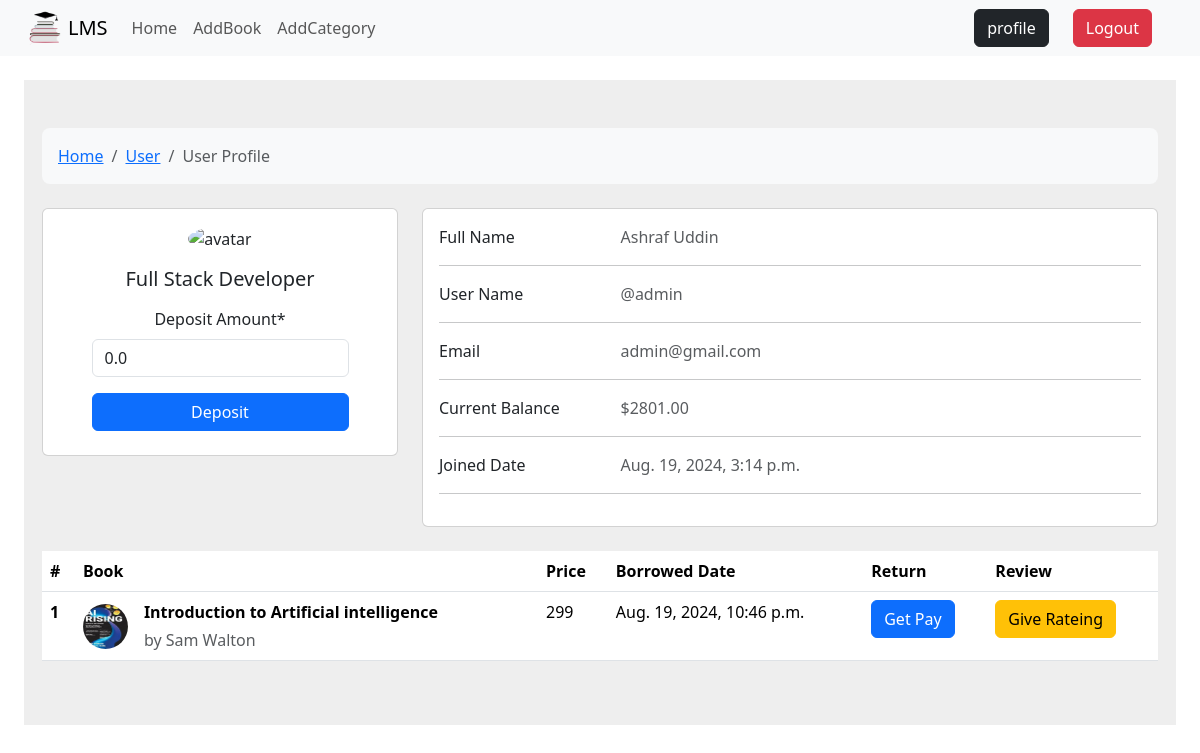
Before: /auth/profile/ (signed in) with the older database file.
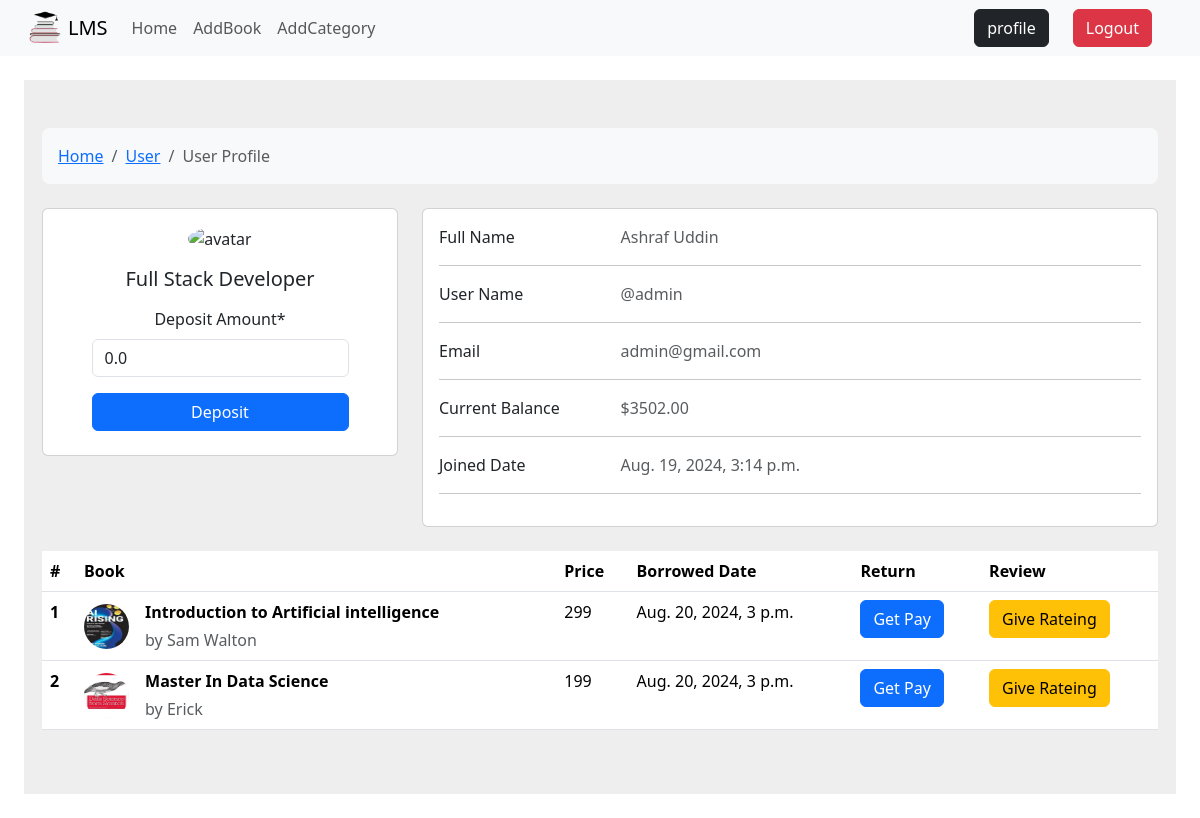
After: the same page with the newer database file.
### User/models.py (models this page shows, shortened)
class Profile(models.Model):
	user = models.OneToOneField(User, related_name='profile', on_delete=models.CASCADE)
	balance = models.DecimalField(max_digits=10, decimal_places=2, default=0.0)

### Books/models.py (models this page shows, shortened)
class BorrowedBooks(models.Model):
	user = models.ForeignKey(User, on_delete=models.CASCADE)
	book = models.ForeignKey(Books, on_delete=models.CASCADE)
	borrowed_on = models.DateTimeField(default=datetime.now)

class Books(models.Model):
	title = models.CharField(max_length=200)
	author = models.CharField(max_length=100)
	category = models.ManyToManyField(Categories)
	price = models.IntegerField()
	image = models.ImageField(upload_to='Books/media/')
	description = models.TextField()

### User/views.py (the view, shortened to what this page needs)
# urls.py: path('profile/', ProfileView, name='profile')
def ProfileView(request):
	profile = request.user.profile
	if request.method=="POST" and 'deposit_balance' in request.POST:
		deposit_form = DepositBalanceForm(request.POST)
		if deposit_form.is_valid():
				amount = deposit_form.cleaned_data['balance']
				print("amount", amount)
				profile.balance+=amount
				print("profile.balance", profile.balance)
				profile.save()
				subject = 'Transactions Message',
				message = f'Dear {request.user.username}, You account has {amount} Debited'
				email_from = settings.EMAIL_HOST_USER
				recipient_list = [request.user.email, ]
				send_mail( subject, message, email_from, recipient_list )
				return redirect('profile')
	else:
		deposit_form= DepositBalanceForm()
	borrowed_books = BorrowedBooks.objects.filter(user=request.user)
	if request.method == 'POST' and 'add_review' in request.POST:
		review_form = AddReviewsForm(request.POST)
		book_id = request.POST.get('book_id')
		book = get_object_or_404(Books, id=book_id)
		if review_form.is_valid():
			review = review_form.save(commit=False)
			review.user = request.user
			review.book = book
			review.save()
			messages.success(request, f'Thank you for reviewing {book.title}!')
			return redirect('profile')
	else:
		review_form = AddReviewsForm()
	return render(request, 'profile.html', {
        'deposit_form': deposit_form,
        'review_form': review_form,
        'profile': profile,
        'borrowed_books': borrowed_books
    })

### User/forms.py
class DepositBalanceForm(forms.ModelForm):
	class Meta:
		model = Profile
		fields=['balance']
		labels = {
            'balance': 'Deposit Amount',
        }

### Books/forms.py
class AddReviewsForm(forms.ModelForm):
		class Meta:
				model = Reviews
				fields = ['rate', 'body']
				widgets = {
            'body': forms.Textarea(attrs={'rows': 3, 'cols': 40}),
        }

### User/templates/profile.html (shortened to what the changed rows need)
{% extends "base.html" %}
{% block content %}
{% load crispy_forms_tags %}
<section style="background-color: #eee;">
    <div class="container py-5">
      <div class="row">
        <div class="col-lg-8">
          <div class="card mb-4">
            <div class="card-body">
              <div class="row">
                <div class="col-sm-9">
                  <p class="text-muted mb-0">{{ profile.user.first_name }} {{ profile.user.last_name }}</p>
                </div>
              </div>
              <div class="row">
                <div class="col-sm-9">
                  <p class="text-muted mb-0">@{{ profile.user.username }} </p>
                </div>
              </div>
              <div class="row">
                <div class="col-sm-9">
                  <p class="text-muted mb-0">{{ profile.user.email }} </p>
                </div>
              </div>
              <div class="row">
                <div class="col-sm-9">
                  <p class="text-muted mb-0"> ${{ profile.balance }}</p>
                </div>
              </div>
              <div class="row">
                <div class="col-sm-9">
                  <p class="text-muted mb-0"> {{ profile.user.date_joined }}</p>
                </div>
              </div>
            </div>
          </div>
        </div>
      </div>
      <table class="table">
        <thead>
          <tr>
            <th scope="col">#</th>
            <th scope="col">Book</th>
            <th scope="col">Price</th>
            <th scope="col">Borrowed Date</th>
            <th scope="col">Return</th>
            <th scope="col">Review</th>
          </tr>
        </thead>
        <tbody>
          {% for borrowed_book in borrowed_books %}
              <tr>
                  <th scope="row">{{ borrowed_book.book.id }}</th>
                  <td>
                    <div class="d-flex align-items-center">
                      <img
                          src={{borrowed_book.book.image.url}}
                          alt=""
                          style="width: 45px; height: 45px"
                          class="rounded-circle"
                          />
                      <div class="ms-3">
                            <p class="fw-bold mb-1">{{ borrowed_book.book.title }}</p>
                            <p class="text-muted mb-0">by {{ borrowed_book.book.author }}</p>
                      </div>
                    </div>
                  </td>
                  <td>{{ borrowed_book.book.price }}</td>
                  <td>{{ borrowed_book.borrowed_on }}</td>
                  <td>
                      <form method="post">
                          <button type="submit" name='return_book' class="btn btn-primary">Get Pay</button>
                      </form>
                  </td>
                  <td>
                    <button type="button" class="btn btn-warning" data-bs-toggle="modal" data-bs-target="#reviewModal{{ borrowed_book.book.id }}">
                      Give Rateing
                  </button>
                  </td>
              </tr>
          {% empty %}
              <tr>
                  <td colspan="4">You have not borrowed any books yet.</td>
              </tr>
          {% endfor %}
      </tbody>
      </table>
    </div>
  </section>
{% endblock %}

Changed rows visible on the page:
removed BorrowedBooks: book.id "1", book.image (picture), book "Introduction to Artificial intelligence", book.author "Sam Walton", book.price "299", borrowed_on "Aug. 19, 2024, 10:46 p.m."
changed Profile "Ashraf": balance "2801.00" → "3502.00"
added BorrowedBooks: book.id "1", book.image (picture), book "Introduction to Artificial intelligence", book.author "Sam Walton", book.price "299", borrowed_on "Aug. 20, 2024, 3 p.m."
added BorrowedBooks: book.id "2", book.image (picture), book "Master In Data Science", book.author "Erick", book.price "199", borrowed_on "Aug. 20, 2024, 3 p.m."
